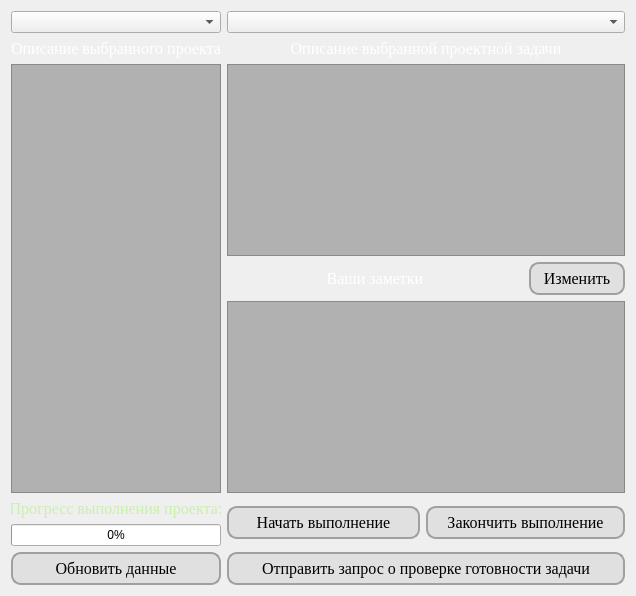
      <widget class="QWidget" name="work">
       <layout class="QGridLayout" name="gridLayout_3">
        <item row="0" column="0">
         <widget class="QComboBox" name="comboBox_Projects">
          <property name="font">
           <font>
            <family>Times New Roman</family>
           </font>
          </property>
          <property name="styleSheet">
           <string notr="true">/* Стили для выпадающего списка */
QComboBox#projectComboBox QAbstractItemView {
    border: 1px solid #ccc;
    selection-background-color: #f3f3f3;
}

/* Стили для выбранного элемента */
QComboBox#projectComboBox::item:selected {
    background-color: #f3f3f3;
    color: #333;
}

/* Стили для невыбранного элемента */
QComboBox#projectComboBox::item {
    background-color: #fff;
    color: #333;
}

/* Стили для фона и границы */
QComboBox#projectComboBox {
    border: 1px solid #ccc;
    border-radius: 4px;
    padding: 4px;
    background-color: #fff;
    color: #333;
}
</string>
          </property>
         </widget>
        </item>
        <item row="1" column="0">
         <widget class="QLabel" name="label_7">
          <property name="font">
           <font>
            <family>Times New Roman</family>
            <pointsize>12</pointsize>
           </font>
          </property>
          <property name="styleSheet">
           <string notr="true">color: rgb(255, 255, 255);</string>
          </property>
          <property name="text">
           <string>Описание выбранного проекта</string>
          </property>
          <property name="alignment">
           <set>Qt::AlignCenter</set>
          </property>
         </widget>
        </item>
        <item row="1" column="1" colspan="4">
         <widget class="QLabel" name="label_9">
          <property name="sizePolicy">
           <sizepolicy hsizetype="Expanding" vsizetype="Preferred">
            <horstretch>0</horstretch>
            <verstretch>0</verstretch>
           </sizepolicy>
          </property>
          <property name="font">
           <font>
            <family>Times New Roman</family>
            <pointsize>12</pointsize>
           </font>
          </property>
          <property name="styleSheet">
           <string notr="true">color: rgb(255, 255, 255);</string>
          </property>
          <property name="text">
           <string>Описание выбранной проектной задачи</string>
          </property>
          <property name="alignment">
           <set>Qt::AlignCenter</set>
          </property>
         </widget>
        </item>
        <item row="2" column="0" rowspan="3">
         <widget class="QTextEdit" name="textEdit_selectProjDescr">
          <property name="sizePolicy">
           <sizepolicy hsizetype="Preferred" vsizetype="Expanding">
            <horstretch>1</horstretch>
            <verstretch>0</verstretch>
           </sizepolicy>
          </property>
          <property name="font">
           <font>
            <family>Times New Roman</family>
            <pointsize>12</pointsize>
           </font>
          </property>
          <property name="focusPolicy">
           <enum>Qt::NoFocus</enum>
          </property>
          <property name="styleSheet">
           <string notr="true">QTextEdit {
    background-color: rgb(177, 177, 177);
    color: black;
    text-align: justify;
}
</string>
          </property>
         </widget>
        </item>
        <item row="2" column="1" colspan="4">
         <widget class="QTextEdit" name="textEdit_selectProjTaskDescr">
          <property name="sizePolicy">
           <sizepolicy hsizetype="Expanding" vsizetype="Expanding">
            <horstretch>2</horstretch>
            <verstretch>0</verstretch>
           </sizepolicy>
          </property>
          <property name="font">
           <font>
            <family>Times New Roman</family>
            <pointsize>12</pointsize>
           </font>
          </property>
          <property name="focusPolicy">
           <enum>Qt::NoFocus</enum>
          </property>
          <property name="styleSheet">
           <string notr="true">QTextEdit {
    background-color: rgb(177, 177, 177);
    color: black;
    text-align: justify;
}
</string>
          </property>
         </widget>
        </item>
        <item row="3" column="4">
         <widget class="QPushButton" name="pushButton_saveEmpNote">
          <property name="font">
           <font>
            <family>Times New Roman</family>
            <pointsize>12</pointsize>
           </font>
          </property>
          <property name="cursor">
           <cursorShape>PointingHandCursor</cursorShape>
          </property>
          <property name="styleSheet">
           <string notr="true">QPushButton {
    background-color: #E0E0E0;
    border-radius: 10px;
    border: 2px solid #A0A0A0;
    padding: 5px 10px;
}

QPushButton:hover {
    background-color: #CCCCCC;
}
</string>
          </property>
          <property name="text">
           <string>Изменить</string>
          </property>
         </widget>
        </item>
        <item row="5" column="0">
         <widget class="QLabel" name="label_10">
          <property name="sizePolicy">
           <sizepolicy hsizetype="Ignored" vsizetype="Preferred">
            <horstretch>0</horstretch>
            <verstretch>0</verstretch>
           </sizepolicy>
          </property>
          <property name="font">
           <font>
            <family>Times New Roman</family>
            <pointsize>12</pointsize>
           </font>
          </property>
          <property name="styleSheet">
           <string notr="true">color: rgb(203, 239, 173);</string>
          </property>
          <property name="text">
           <string>Прогресс выполнения проекта:</string>
          </property>
          <property name="alignment">
           <set>Qt::AlignCenter</set>
          </property>
         </widget>
        </item>
        <item row="5" column="1" rowspan="2" colspan="2">
         <widget class="QPushButton" name="pushButton_BeginTask">
          <property name="font">
           <font>
            <family>Times New Roman</family>
            <pointsize>12</pointsize>
           </font>
          </property>
          <property name="cursor">
           <cursorShape>PointingHandCursor</cursorShape>
          </property>
          <property name="styleSheet">
           <string notr="true">QPushButton {
    background-color: #E0E0E0;
    border-radius: 10px;
    border: 2px solid #A0A0A0;
    padding: 5px 10px;
}

QPushButton:hover {
    background-color: #CCCCCC;
}
</string>
          </property>
          <property name="text">
           <string>Начать выполнение</string>
          </property>
         </widget>
        </item>
        <item row="5" column="3" rowspan="2" colspan="2">
         <widget class="QPushButton" name="pushButton_EndTask">
          <property name="font">
           <font>
            <family>Times New Roman</family>
            <pointsize>12</pointsize>
            <bold>false</bold>
           </font>
          </property>
          <property name="cursor">
           <cursorShape>PointingHandCursor</cursorShape>
          </property>
          <property name="styleSheet">
           <string notr="true">QPushButton {
    background-color: #E0E0E0;
    border-radius: 10px;
    border: 2px solid #A0A0A0;
    padding: 5px 10px;
}

QPushButton:hover {
    background-color: #CCCCCC;
}
</string>
          </property>
          <property name="text">
           <string>Закончить выполнение</string>
          </property>
         </widget>
        </item>
        <item row="6" column="0">
         <widget class="QProgressBar" name="progressBar_Project">
          <property name="value">
           <number>0</number>
          </property>
         </widget>
        </item>
        <item row="7" column="0">
         <widget class="QPushButton" name="pushButton_updateProjData">
          <property name="font">
           <font>
            <family>Times New Roman</family>
            <pointsize>12</pointsize>
           </font>
          </property>
          <property name="cursor">
           <cursorShape>PointingHandCursor</cursorShape>
          </property>
          <property name="styleSheet">
           <string notr="true">QPushButton {
    background-color: #E0E0E0;
    border-radius: 10px;
    border: 2px solid #A0A0A0;
    padding: 5px 10px;
}

QPushButton:hover {
    background-color: #CCCCCC;
}
</string>
          </property>
          <property name="text">
           <string>Обновить данные</string>
          </property>
         </widget>
        </item>
        <item row="7" column="1" colspan="4">
         <widget class="QPushButton" name="pushButton_readyTask">
          <property name="font">
           <font>
            <family>Times New Roman</family>
            <pointsize>12</pointsize>
           </font>
          </property>
          <property name="cursor">
           <cursorShape>PointingHandCursor</cursorShape>
          </property>
          <property name="styleSheet">
           <string notr="true">QPushButton {
    background-color: #E0E0E0;
    border-radius: 10px;
    border: 2px solid #A0A0A0;
    padding: 5px 10px;
}

QPushButton:hover {
    background-color: #CCCCCC;
}
</string>
          </property>
          <property name="text">
           <string>Отправить запрос о проверке готовности задачи</string>
          </property>
         </widget>
        </item>
        <item row="0" column="1" colspan="4">
         <widget class="QComboBox" name="comboBox_ProjectTasks">
          <property name="font">
           <font>
            <family>Times New Roman</family>
           </font>
          </property>
         </widget>
        </item>
        <item row="3" column="1" colspan="3">
         <widget class="QLabel" name="label_11">
          <property name="font">
           <font>
            <family>Times New Roman</family>
            <pointsize>12</pointsize>
           </font>
          </property>
          <property name="styleSheet">
           <string notr="true">color: rgb(255, 255, 255);</string>
          </property>
          <property name="text">
           <string>Ваши заметки</string>
          </property>
          <property name="alignment">
           <set>Qt::AlignCenter</set>
          </property>
         </widget>
        </item>
        <item row="4" column="1" colspan="4">
         <widget class="QTextEdit" name="textEdit_empNotes">
          <property name="cursor" stdset="0">
           <cursorShape>ArrowCursor</cursorShape>
          </property>
          <property name="styleSheet">
           <string notr="true">QTextEdit {
    background-color: rgb(177, 177, 177);
    color: black;
    text-align: justify;
}
</string>
          </property>
         </widget>
        </item>
       </layout>
      </widget>
